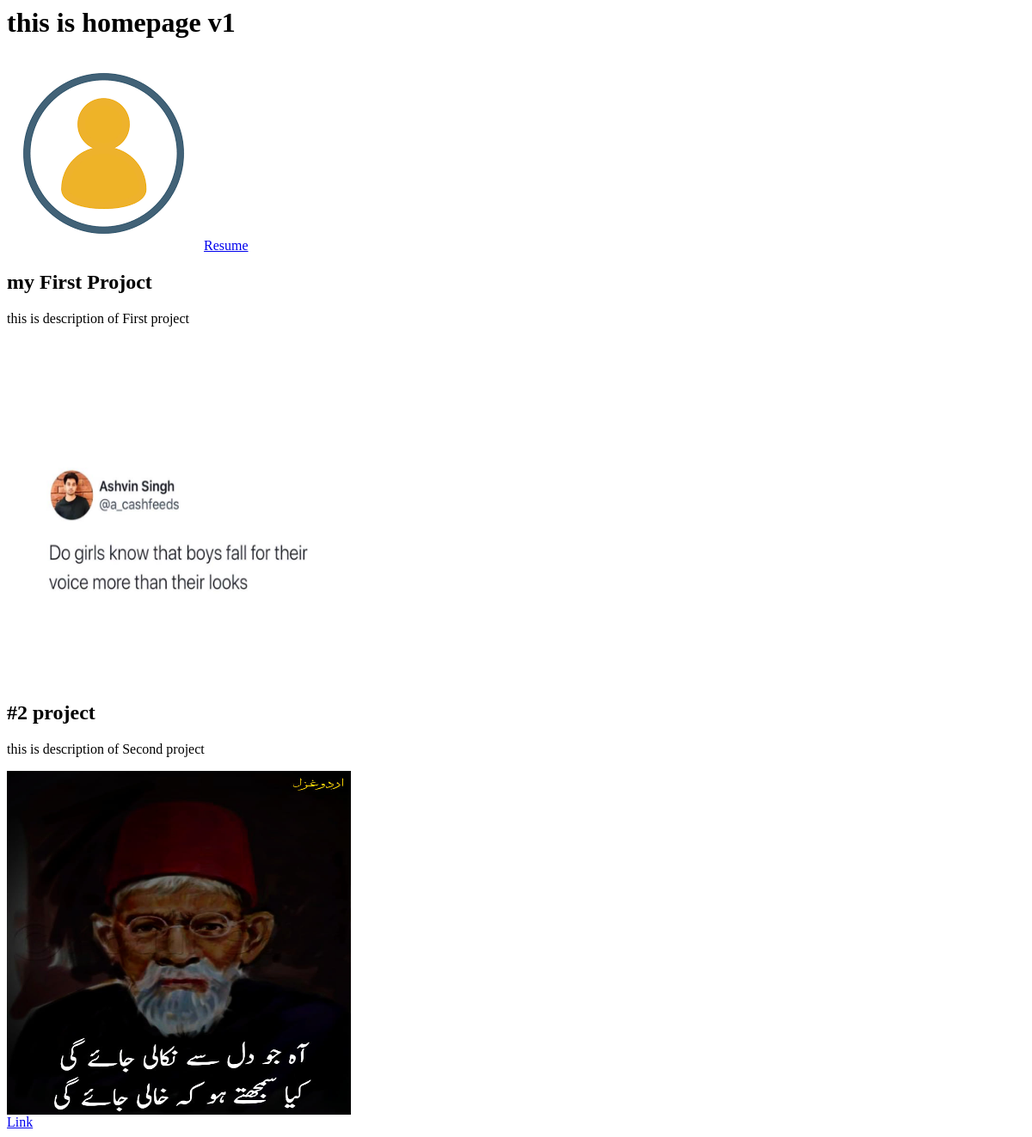
The app's page /homev1/, older data.
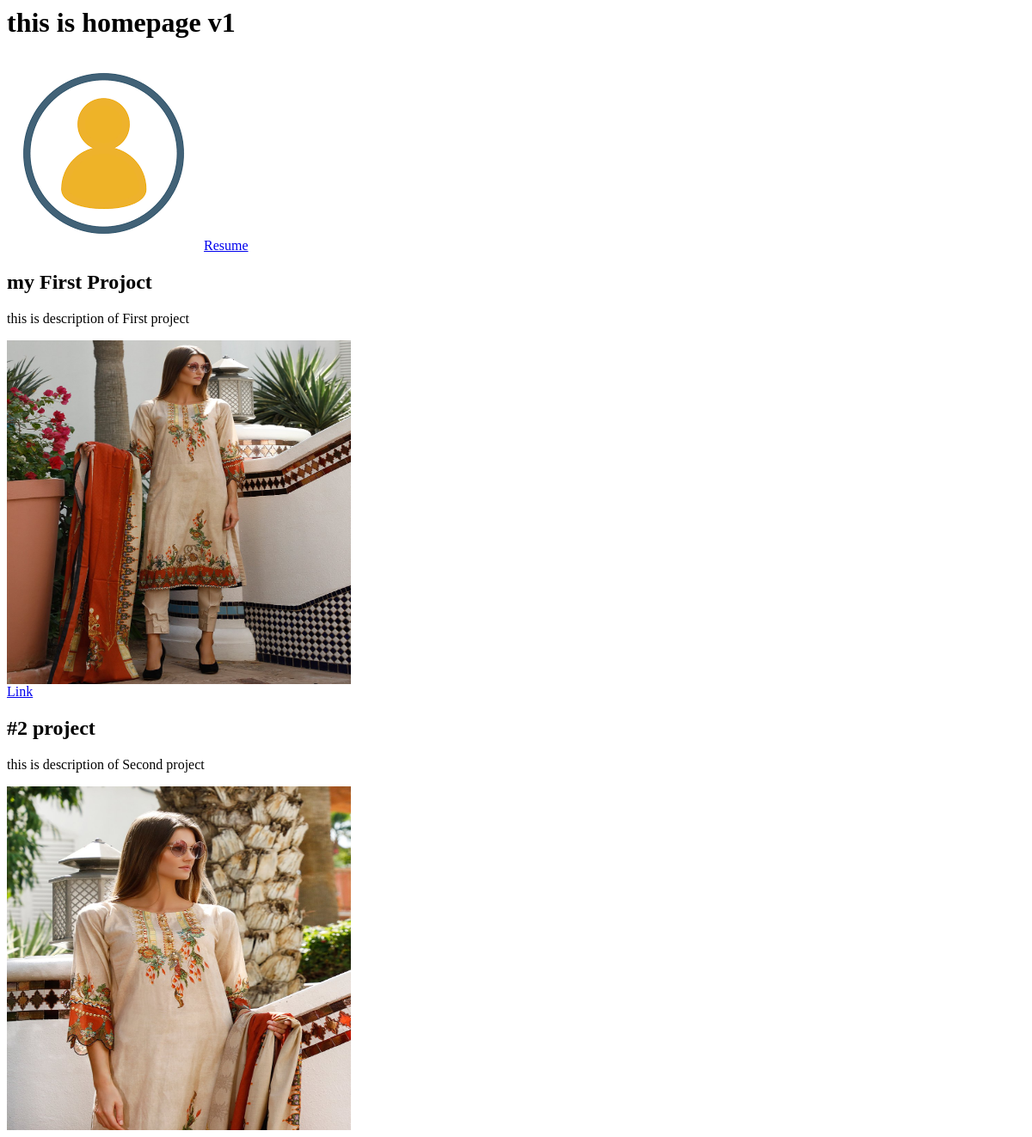
The same page, newer data.
### portfolio_app/models.py (models this page shows)
class Project(models.Model):
    title = models.CharField(max_length=100)
    description = models.CharField(max_length=250)
    image = models.ImageField(upload_to='portfolio_app/images/')
    url = models.URLField(blank=True)
    def __str__(self):
        return self.title

### portfolio_app/views.py (the view)
# urls.py: path('homev1/',views.homev1, name='home'),
def homev1(request):
    projects = Project.objects.all()
    return render(request, 'portfolio_app/home_v1.html', {'projects':projects} )

### portfolio_app/templates/portfolio_app/home_v1.html
<h1> this is homepage v1</h1>
{% load static %}
<img src="{% static 'portfolio_app/testimage.png' %}" />
<a  href="{% static 'portfolio_app/bilal-CV_OpenCVxyzV7.pdf' %}">Resume</a>
{% for i in projects %}
<h2>{{ i.title }}</h2>
<p>{{ i.description }}</p>
<img src="{{ i.image.url }}" height=400 width="400">
{% if i.url %}
<br><a href="{{ i.url }}">Link</a>
{% endif %}
{% endfor %}

Row changes from the older to the newer data that the page shows:
changed Project "my First Projoct": image: a different picture; now shows "Link"
changed Project "#2 project": image: a different picture; no longer shows "Link"
